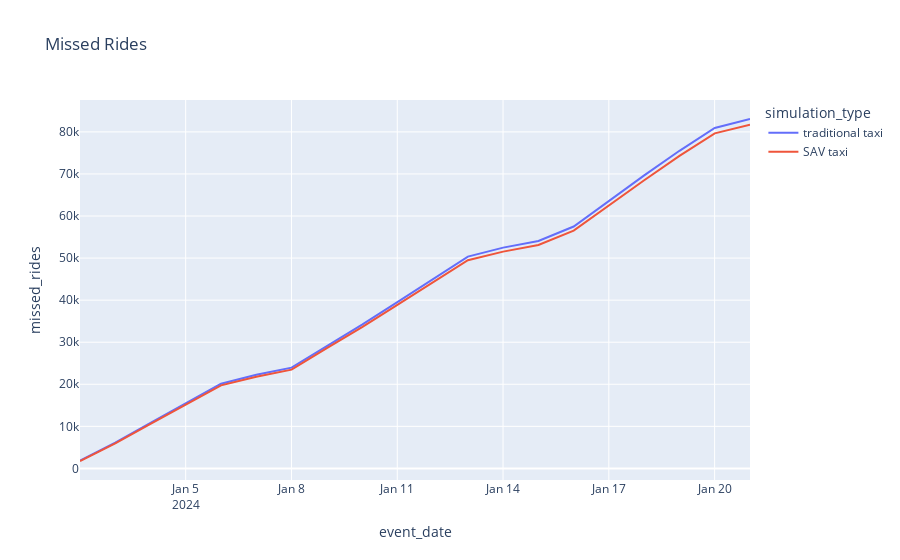

Write notebook code for a chart like this one.
### Code cell
fig = px.line(df, x="event_date", y="missed_rides", title='Missed Rides', color='simulation_type')
fig.show()

### Figure 1 — Plotly figure (JSON) as saved in the notebook; plotly's stock layout.template omitted (floating-point values rounded to 4 significant figures)
{"data": [{"hovertemplate": "simulation_type=traditional taxi<br>event_date=%{x}<br>missed_rides=%{y}<extra></extra>", "legendgroup": "traditional taxi", "line": {"color": "#636efa", "dash": "solid"}, "marker": {"symbol": "circle"}, "mode": "lines", "name": "traditional taxi", "orientation": "v", "showlegend": true, "type": "scatter", "x": ["2024-01-02 00:05:00", "2024-01-03 00:05:00", "2024-01-04 00:05:00", "2024-01-05 00:05:00", "2024-01-06 00:05:00", "2024-01-07 00:05:00", "2024-01-08 00:05:00", "2024-01-09 00:05:00", "2024-01-10 00:05:00", "2024-01-11 00:05:00", "2024-01-12 00:05:00", "2024-01-13 00:05:00", "2024-01-14 00:05:00", "2024-01-15 00:05:00", "2024-01-16 00:05:00", "2024-01-17 00:05:00", "2024-01-18 00:05:00", "2024-01-19 00:05:00", "2024-01-20 00:05:00", "2024-01-21 00:05:00"], "xaxis": "x", "y": [1866, 6112, 10817, 15553, 20138, 22267, 23950, 29091, 34174, 39545, 45013, 50362, 52487, 54079, 57502, 63617, 69655, 75505, 80947, 83065], "yaxis": "y"}, {"hovertemplate": "simulation_type=SAV taxi<br>event_date=%{x}<br>missed_rides=%{y}<extra></extra>", "legendgroup": "SAV taxi", "line": {"color": "#EF553B", "dash": "solid"}, "marker": {"symbol": "circle"}, "mode": "lines", "name": "SAV taxi", "orientation": "v", "showlegend": true, "type": "scatter", "x": ["2024-01-02 00:05:00", "2024-01-03 00:05:00", "2024-01-04 00:05:00", "2024-01-05 00:05:00", "2024-01-06 00:05:00", "2024-01-07 00:05:00", "2024-01-08 00:05:00", "2024-01-09 00:05:00", "2024-01-10 00:05:00", "2024-01-11 00:05:00", "2024-01-12 00:05:00", "2024-01-13 00:05:00", "2024-01-14 00:05:00", "2024-01-15 00:05:00", "2024-01-16 00:05:00", "2024-01-17 00:05:00", "2024-01-18 00:05:00", "2024-01-19 00:05:00", "2024-01-20 00:05:00", "2024-01-21 00:05:00"], "xaxis": "x", "y": [1762, 5948, 10585, 15250, 19752, 21790, 23482, 28587, 33578, 38875, 44238, 49497, 51540, 53121, 56535, 62561, 68517, 74280, 79652, 81688], "yaxis": "y"}], "layout": {"autosize": true, "legend": {"title": {"text": "simulation_type"}, "tracegroupgap": 0}, "title": {"text": "Missed Rides"}, "xaxis": {"anchor": "y", "autorange": true, "domain": [0, 1], "range": ["2024-01-02 00:05", "2024-01-21 00:05"], "title": {"text": "event_date"}, "type": "date"}, "yaxis": {"anchor": "x", "autorange": true, "domain": [0, 1], "range": [-2755.0, 87580.0], "title": {"text": "missed_rides"}, "type": "linear"}}}
